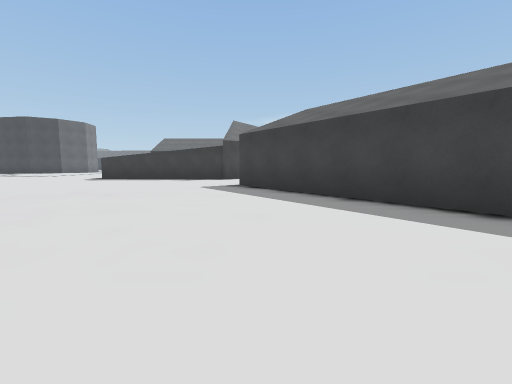
view 1 (above)

22 first-person views from a walk through a scene from a Unity 3-D project. The camera is 1.2 m above the floor, tilts 6° down and sees 90° across. The floor is counted in squares, 2 m on a side. Each view is taken from the middle of a square. On the plan, view 1 faces up. The plan holds only what a view shows up to about 9 squares ahead; the rest is blank. The place goes on beyond the plan.

view 2
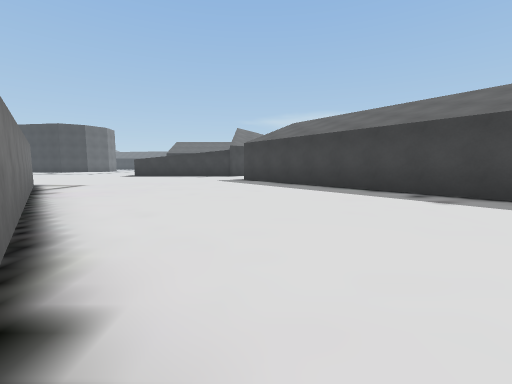

view 3
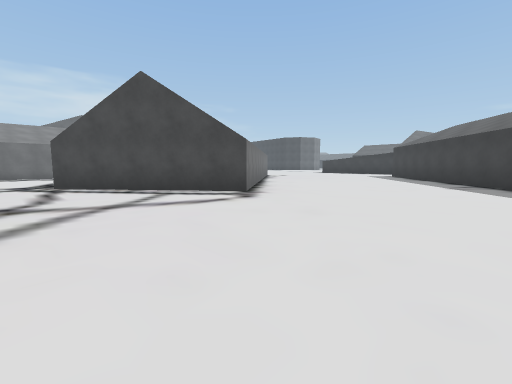

view 4
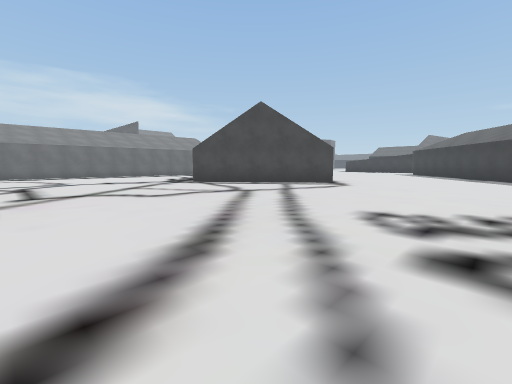

view 5
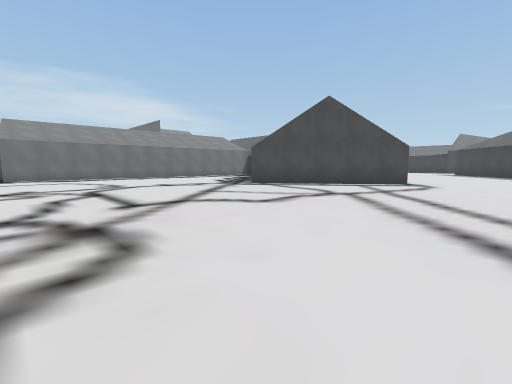

view 6
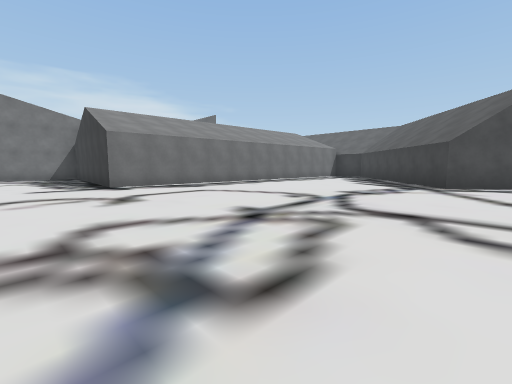

view 7
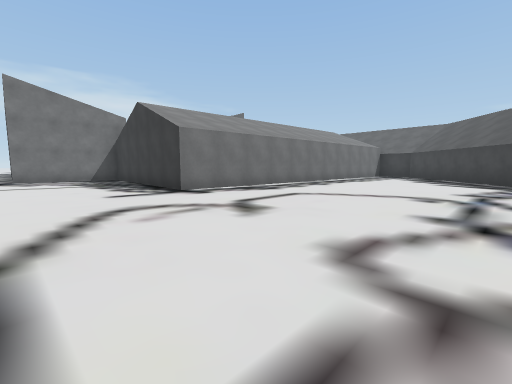

view 8
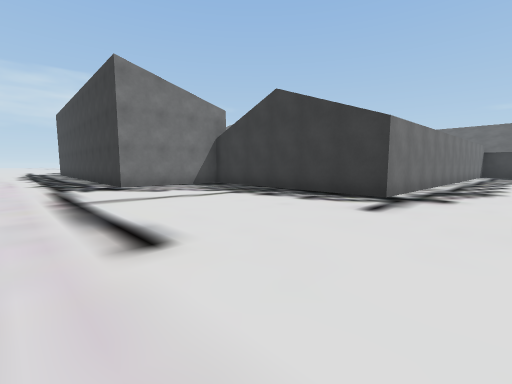

view 9
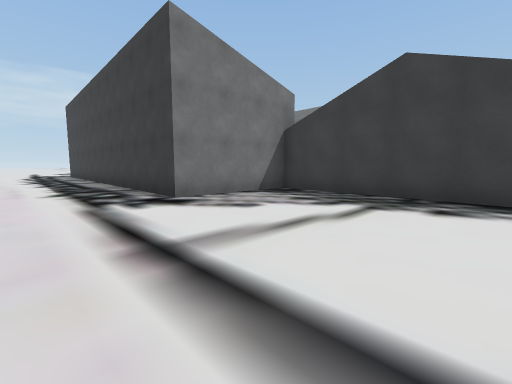

view 10
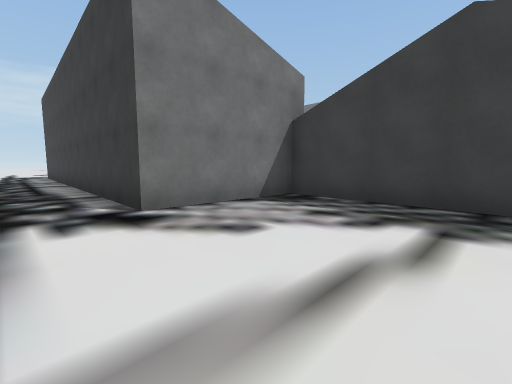

view 11
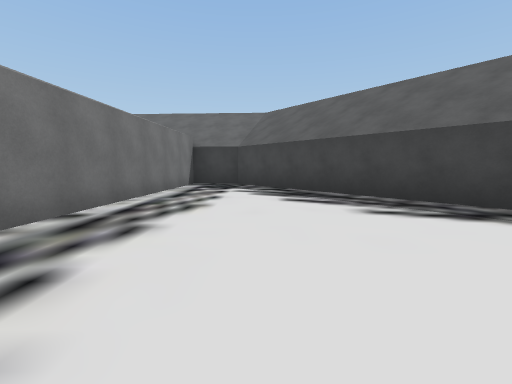

view 12
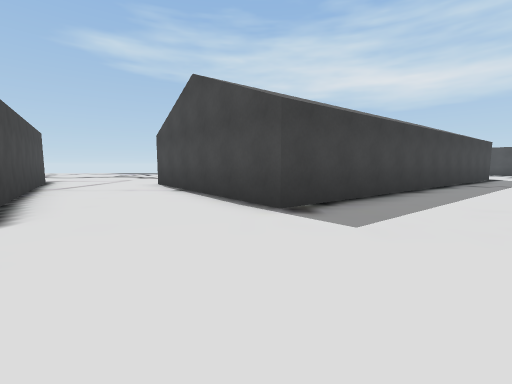

view 13
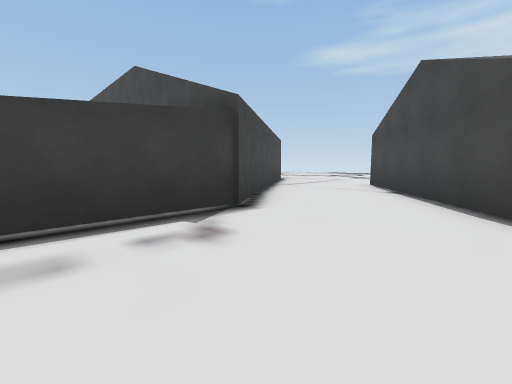

view 14
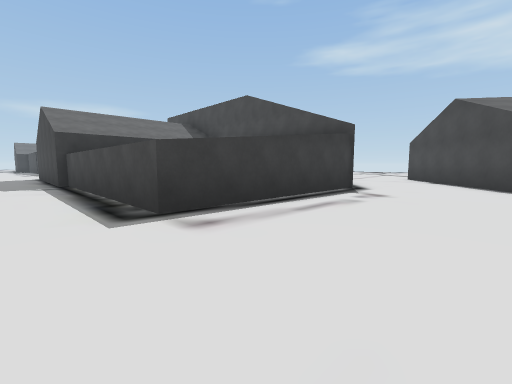

view 15
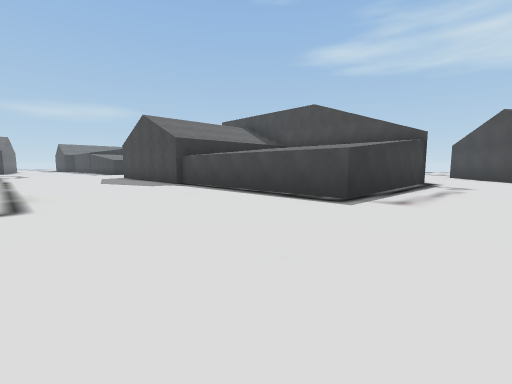

view 16
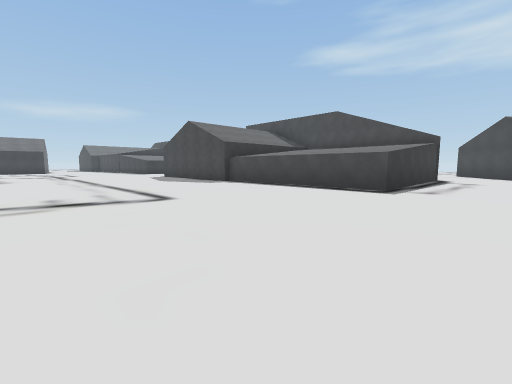

view 17
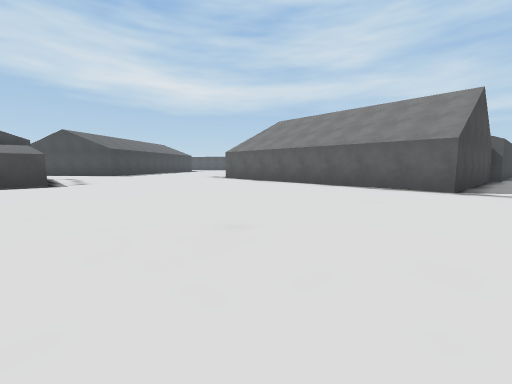

view 18
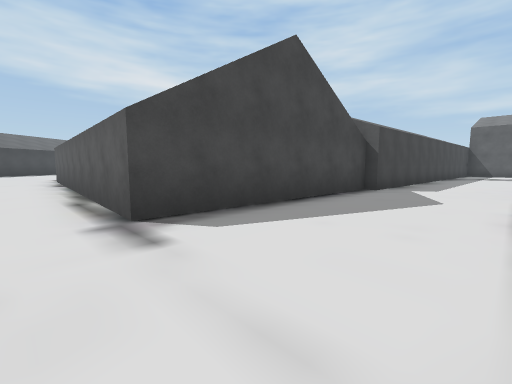

view 19
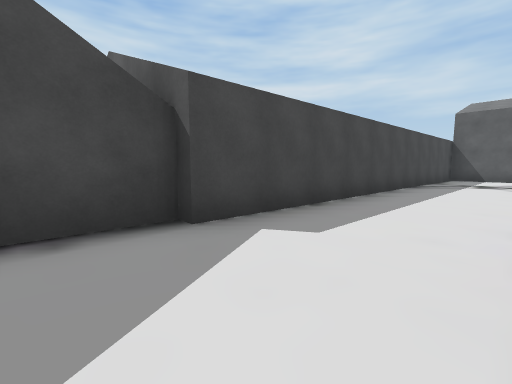

view 20
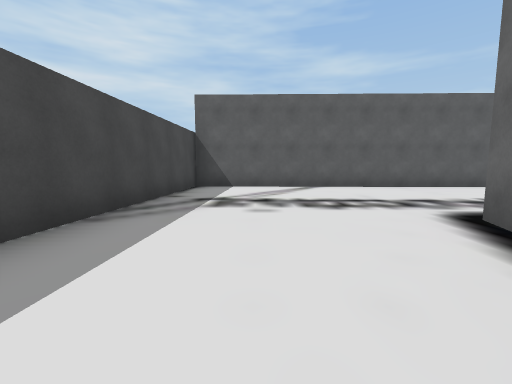

view 21
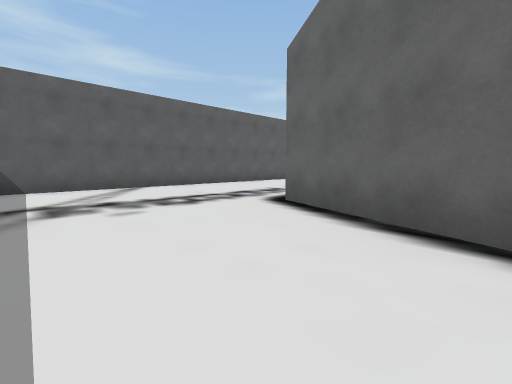

view 22
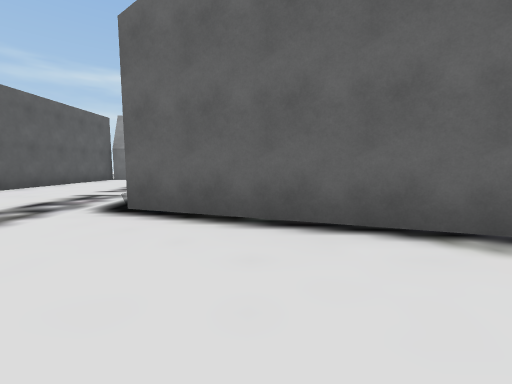

### Floor plan
Key: @ floor where view 1 was taken; # wall or solid block; . floor; H house.
Columns run from 25 left of view 1 to 4 right of it. Each row starts with its distance up from view 1.
 21             ....
 20             ......H
 19             .......
 18             .......
 17             .......
 16             .......H
 15             .......H        ##
 14             .......HHH    ###.
 13             .......HHHH  ##...
 12          ..........HHHH###....
 11          ..........HHH##H....#
 10          ...................##
  9          ..................##
  8          ................###
  7          ................##
  6        ...................##
  5        ...###..............##
  4        ...# ########........#
  3        ...#        #........##
  2        ...#        ##........#
  1        ...#         ##........
  0        ...#    ###   ##..@....
 -1        ...#    #.##   ##......
 -2        ...#   ##..##   ##.....
 -3       ....#   #....#   ##.....
 -4      #...##   #....## ##......
 -5      H...#    #.....###.......
 -6      ....#    #......#........
 -7    ......#    #...............
 -8   .......#    #...............
 -9 .........#    #...............
-10 .........#    #...............
-11 ######..#######...............
-12      ####...................
-13       ###..............
-14  ########..............
-15 .....................
-16 .................
-17  ................

Positions as (right, up) in squares from view 1, and headings:
1: (0, 0), facing up
2: (0, -3), facing up
3: (4, -7), facing up-left
4: (4, -11), facing up-left
5: (2, -12), facing up-left
6: (-3, -14), facing up-left
7: (-5, -15), facing up-left
8: (-9, -17), facing up-left
9: (-12, -17), facing up-left
10: (-13, -16), facing up-left
11: (-8, -9), facing up
12: (-4, 8), facing right
13: (-4, 8), facing up-right
14: (-8, 8), facing up-right
15: (-11, 9), facing up-right
16: (-13, 9), facing up-right
17: (-16, 12), facing down-right
18: (-18, 6), facing down-right
19: (-18, 1), facing down-right
20: (-18, -4), facing down
21: (-17, -4), facing down-left
22: (-17, -5), facing left
